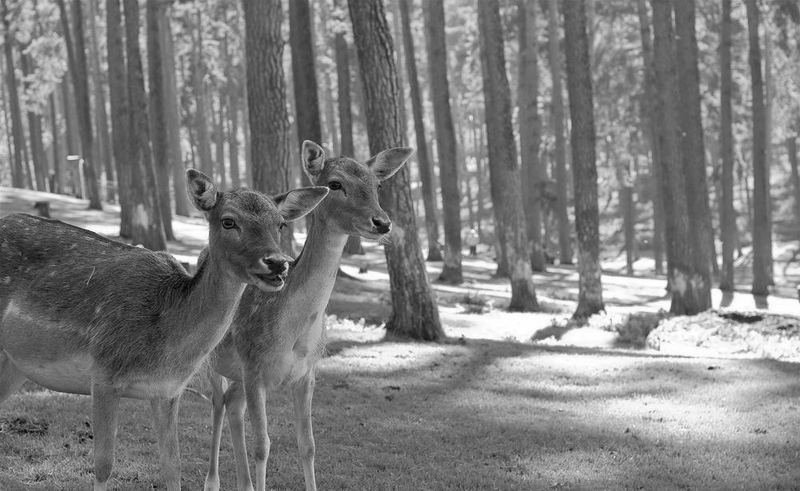
#> input picture Code/CLAHE4.png, 800 x 491 px
$ python 'CLAHE Demonstration.py'
#> lines starting #> are read from the running program, lines starting #| are printed output that depends on the picture
from PIL import Image
import cv2
from numpy import asarray
import numpy as np
from matplotlib import pyplot as plt

im = cv2.imread("CLAHE4.png")
#> im is the input picture: shape (491, 800, 3); min 0, max 255, mean 125.7
# im = cv2.imread("../Dataset/Multiple Cells/Blast/Original/Im001_1.jpg")
# im = Image.open("/CLAHE initial.png")
im = cv2.cvtColor(im, cv2.COLOR_BGR2GRAY)
#> im: shape (491, 800)

cv2.imwrite('clahe before.png', im)

clahe = cv2.createCLAHE(clipLimit=2.0, tileGridSize=(8, 8))

histbefore = cv2.calcHist([im], [0], None, [256],[0,256])
#> histbefore = 256 values, max 5313 at index 96, min 1 at index 1, mean 1534.4

plt.plot(histbefore); plt.show()
#> after `plt.plot(histbefore)`:
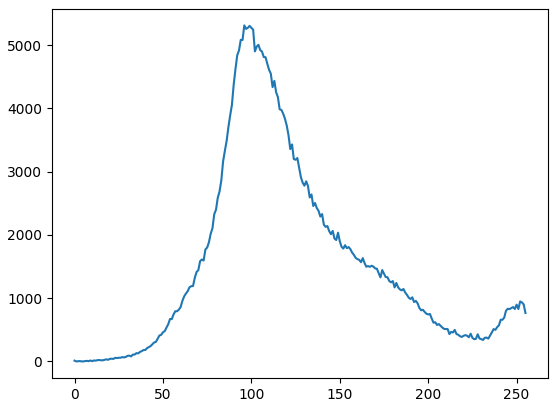
#> figure drawn by matplotlib, 1 panel; curve peaks at x = 96, y = 5313

imarr = np.copy(asarray(im))

imarr = clahe.apply(imarr)
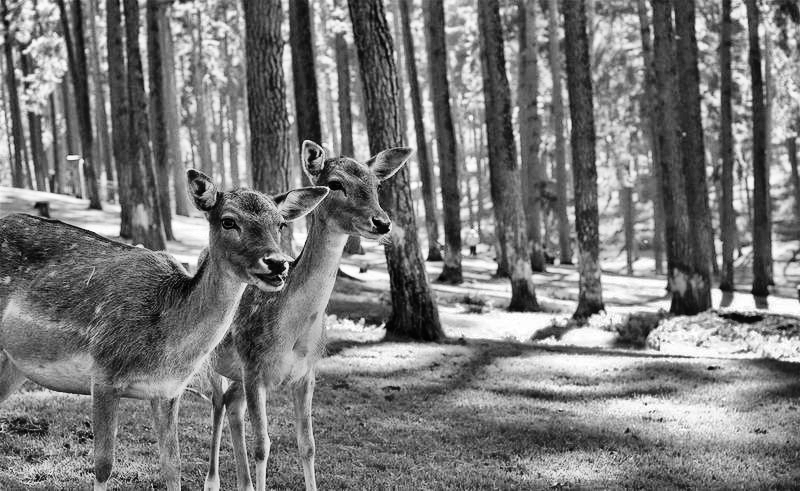
#> imarr: shape (491, 800); min 0, max 255, mean 121.6

im = Image.fromarray(imarr)

im.save("clahe after.png")

im = cv2.imread("clahe after.png")
#> im: shape (491, 800, 3); min 0, max 255, mean 121.6

histafter = cv2.calcHist([im], [0], None, [256],[0,256])
#> histafter = 256 values, max 2540 at index 82, min 10 at index 1, mean 1534.4

plt.plot(histafter); plt.show()
#> after `plt.plot(histafter)`:
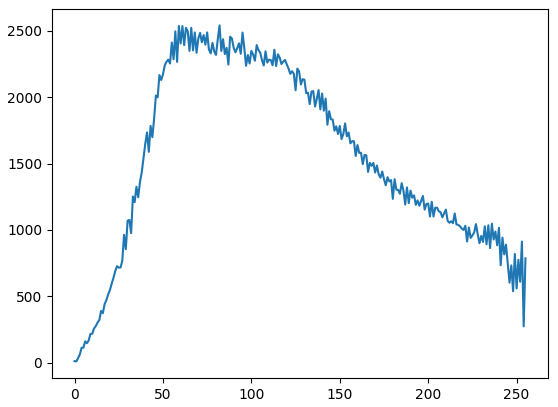
#> figure drawn by matplotlib, 1 panel; curve peaks at x = 82, y = 2540

$ run again, with Code/CLAHE2.png copied over Code/CLAHE4.png
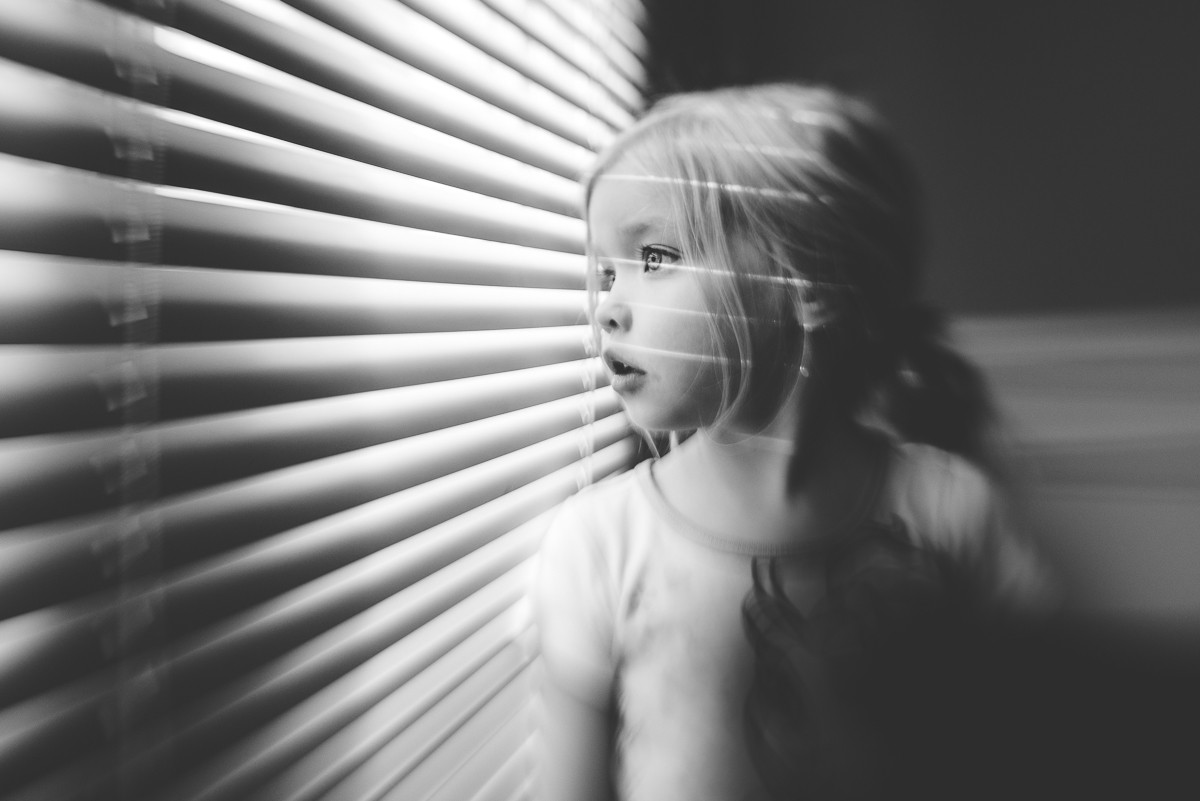
#> input picture Code/CLAHE2.png, 1200 x 801 px
#> im is the input picture: shape (801, 1200, 3); min 40, max 255, mean 117.5
#> histbefore = 256 values, max 62559 at index 45, min 0 at index 0, mean 3754.7
#> `imarr = clahe.apply(imarr)`:
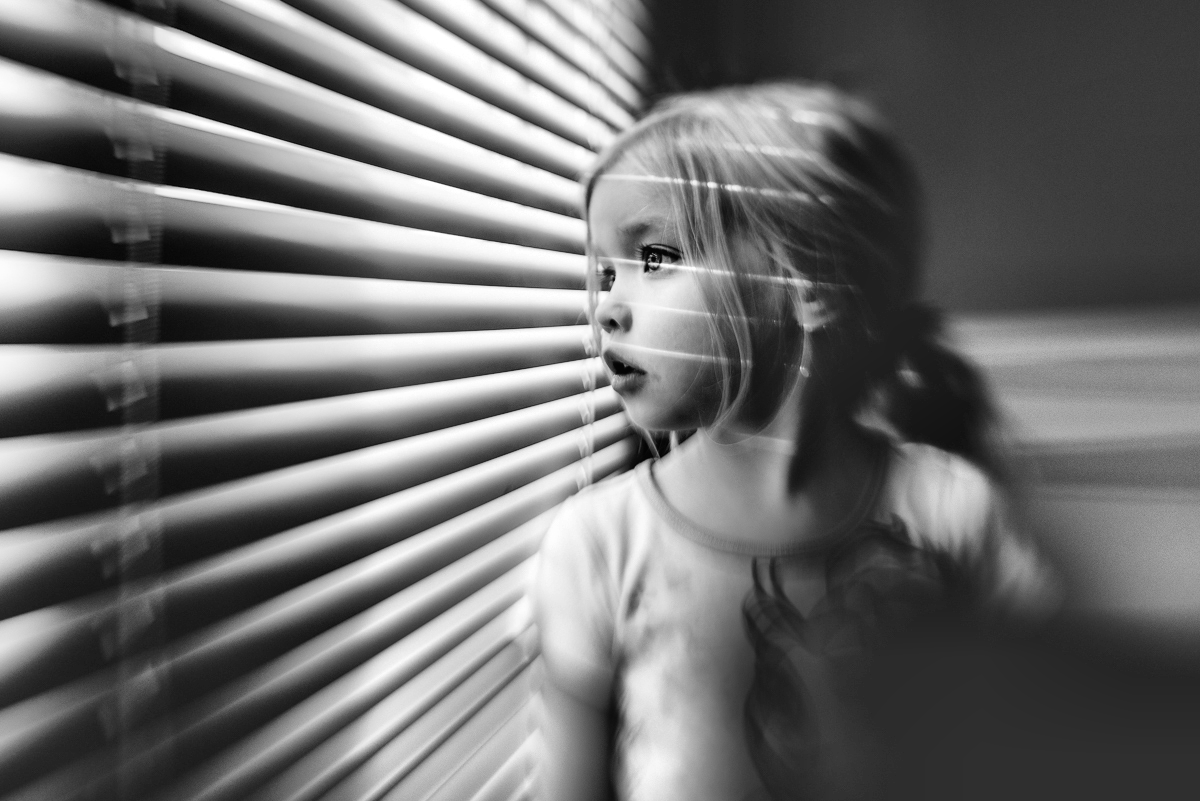
#> imarr: shape (801, 1200); min 3, max 255, mean 109.3
#> histafter = 256 values, max 18264 at index 47, min 0 at index 0, mean 3754.7
#> `plt.plot(histafter)`:
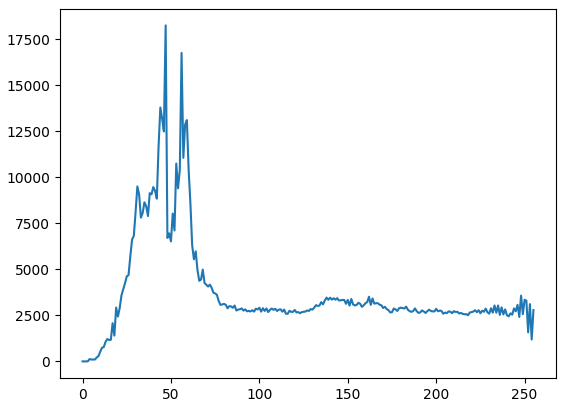
#> figure drawn by matplotlib, 1 panel; curve peaks at x = 47, y = 18264

$ run again, with Code/CLAHE3.png copied over Code/CLAHE4.png
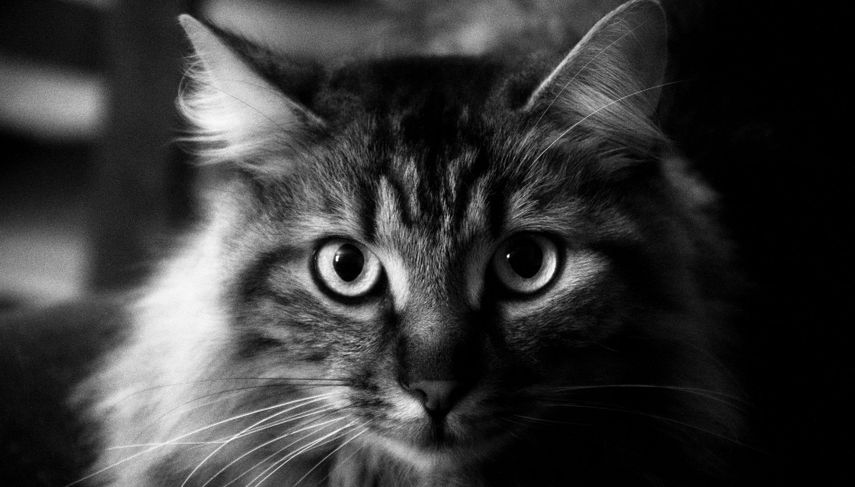
#> input picture Code/CLAHE3.png, 855 x 487 px
#> im is the input picture: shape (487, 855, 3); min 0, max 255, mean 55.3
#> histbefore = 256 values, max 47373 at index 0, min 1 at index 249, mean 1626.5
#> `imarr = clahe.apply(imarr)`:
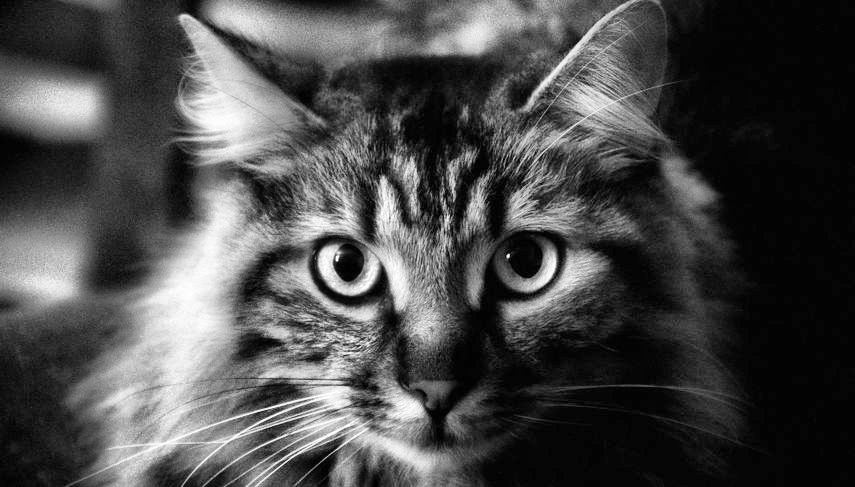
#> imarr: shape (487, 855); min 0, max 255, mean 74.1
#> histafter = 256 values, max 44702 at index 3, min 2 at index 0, mean 1626.5
#> `plt.plot(histafter)`:
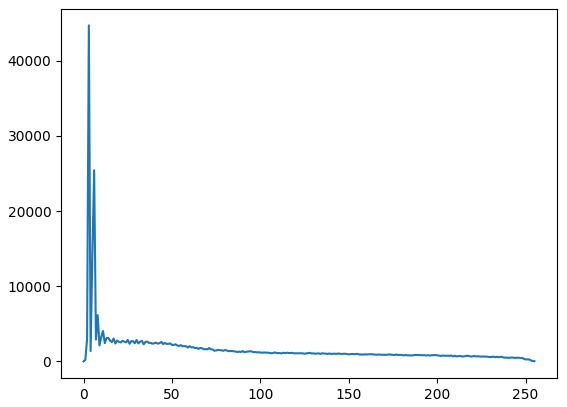
#> figure drawn by matplotlib, 1 panel; curve peaks at x = 3, y = 44702
